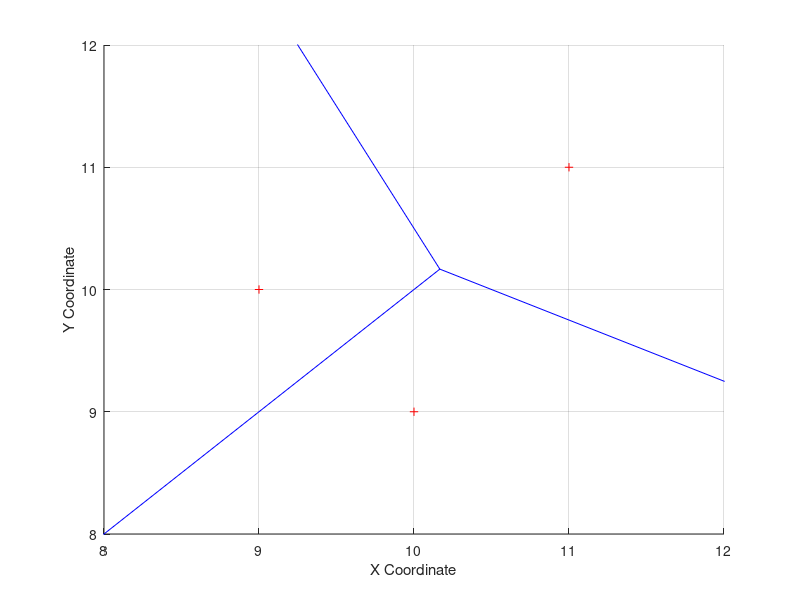
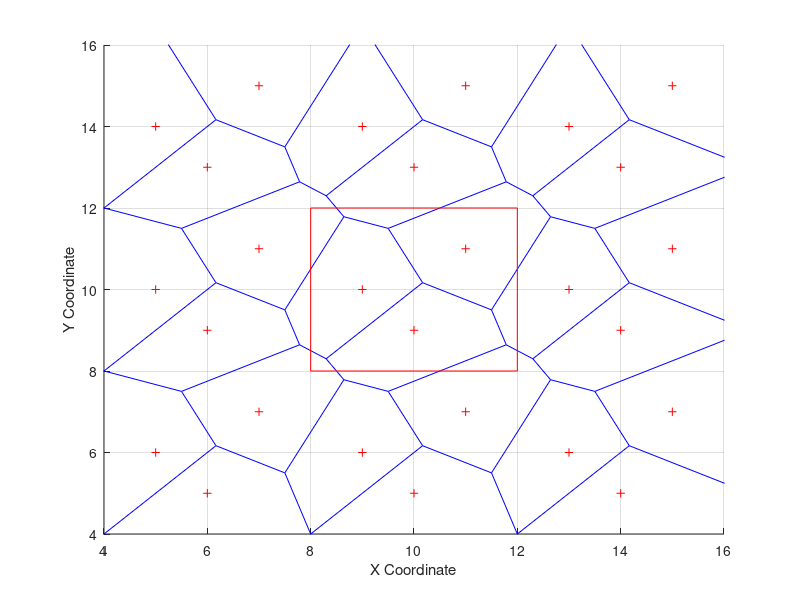
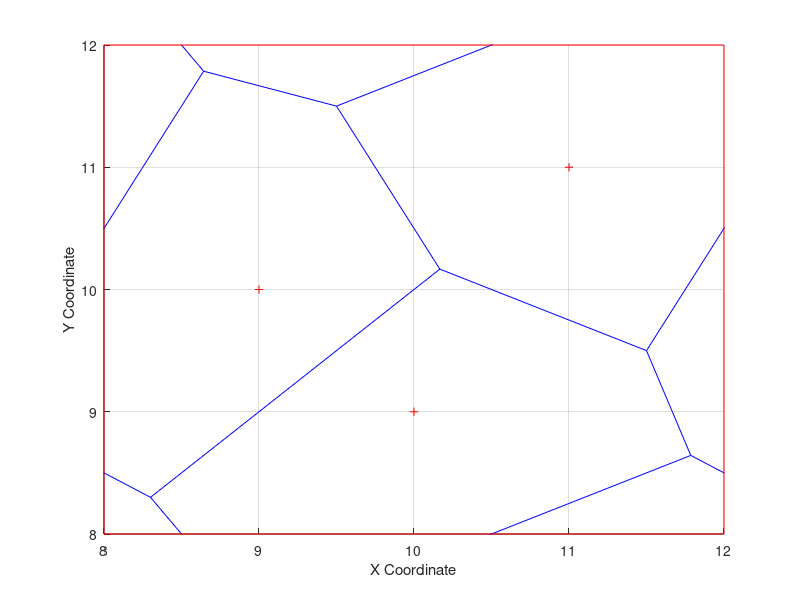

MATLAB code to generate these figures, in order:
%% 9 - 11
clear
clc
figure

X = [9,10,11];
Y = [10,9,11];
hold on
grid on
[vx,vy] = voronoi(X',Y');
plot(X,Y,'r+', vx,vy,'b-');
xlim([8,12]);
ylim([8,12]);
xlabel('X Coordinate');
ylabel('Y Coordinate');
hold off

%%
figure

nX = [];
nY = [];
X = [9,10,11]';
Y = [10,9,11]';

for i = -1 : 1
    tmpX = [];
    
    tmpX = X + i*4;
    for j = -1: 1
        tmpY = [];
        tmpY = Y + j*4;
        
        nX = [nX; tmpX];
        nY = [nY; tmpY];
        
    end
end

hold on
grid on
[vx,vy] = voronoi(nX,nY);
plot(nX,nY,'r+', vx,vy,'b-');
xlim([4,16]);
ylim([4,16]);

x = [8 8 12 12 8]';
y = [8 12 12 8 8]';
plot(x,y,'r');
xlabel('X Coordinate');
ylabel('Y Coordinate');
hold off
%%

%%
figure

nX = [];
nY = [];
X = [9,10,11]';
Y = [10,9,11]';

for i = -1 : 1
    tmpX = [];
    
    tmpX = X + i*4;
    for j = -1: 1
        tmpY = [];
        tmpY = Y + j*4;
        
        nX = [nX; tmpX];
        nY = [nY; tmpY];
        
    end
end

hold on
grid on
[vx,vy] = voronoi(nX,nY);
plot(nX,nY,'r+', vx,vy,'b-');
xlim([8,12]);
ylim([8,12]);

x = [8 8 12 12 8]';
y = [8 12 12 8 8]';
plot(x,y,'r');
xlabel('X Coordinate');
ylabel('Y Coordinate');
hold off
